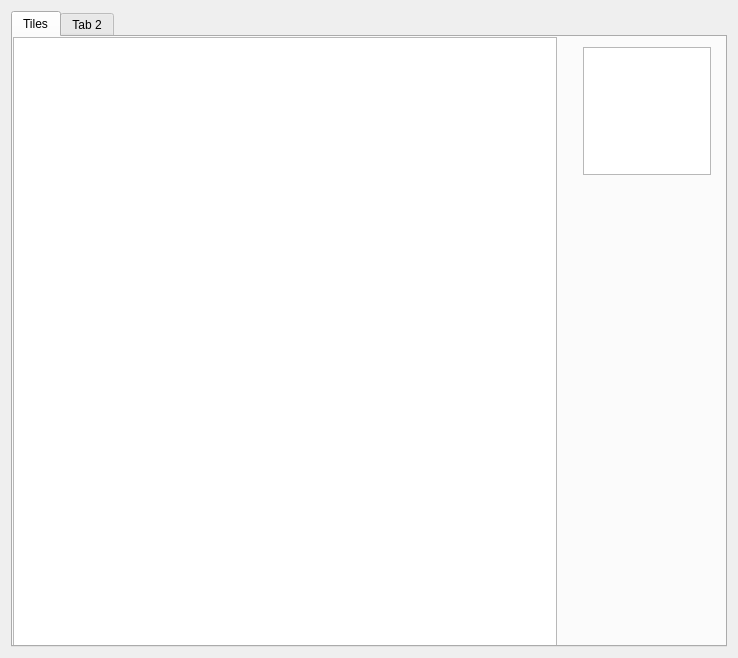
<?xml version="1.0" encoding="UTF-8"?>
<ui version="4.0">
 <class>DebugWindow</class>
 <widget class="QDialog" name="DebugWindow">
  <property name="geometry">
   <rect>
    <x>0</x>
    <y>0</y>
    <width>738</width>
    <height>658</height>
   </rect>
  </property>
  <property name="windowTitle">
   <string>Dialog</string>
  </property>
  <layout class="QGridLayout" name="gridLayout">
   <item row="0" column="0">
    <widget class="QTabWidget" name="tabWidget">
     <property name="currentIndex">
      <number>0</number>
     </property>
     <widget class="QWidget" name="tabTiles">
      <attribute name="title">
       <string>Tiles</string>
      </attribute>
      <widget class="QGraphicsView" name="gvTiles">
       <property name="geometry">
        <rect>
         <x>0</x>
         <y>0</y>
         <width>544</width>
         <height>611</height>
        </rect>
       </property>
      </widget>
      <widget class="QGraphicsView" name="gvTilePreview">
       <property name="geometry">
        <rect>
         <x>570</x>
         <y>10</y>
         <width>128</width>
         <height>128</height>
        </rect>
       </property>
      </widget>
     </widget>
     <widget class="QWidget" name="tab_2">
      <attribute name="title">
       <string>Tab 2</string>
      </attribute>
     </widget>
    </widget>
   </item>
  </layout>
 </widget>
 <resources/>
 <connections/>
</ui>
